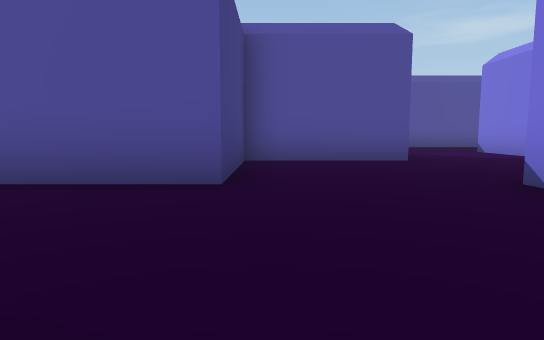
View 1 (above)

24 first-person views from a walk through a scene from a Unity 3-D project. The camera is 0.51 m above the floor, tilts 6° down and sees 75° across. The floor is counted in squares, 1 m on a side. Each view is taken from the middle of a square. On the plan, view 1 faces up. The plan holds only what a view shows up to about 9 squares ahead; the rest is blank. The place goes on beyond the plan.

View 2
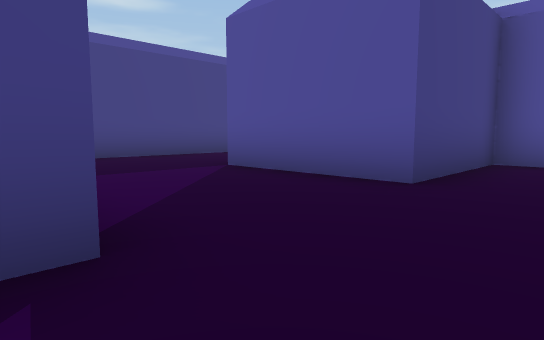

View 3
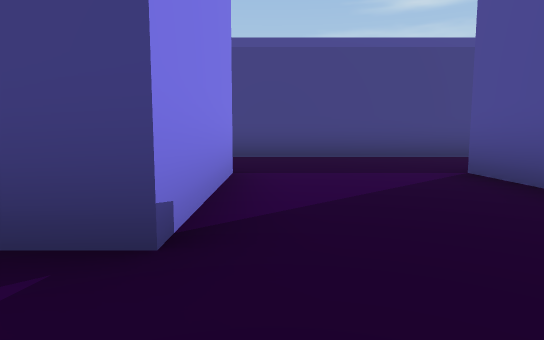

View 4
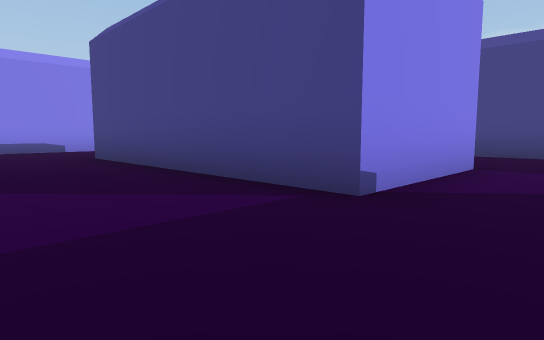

View 5
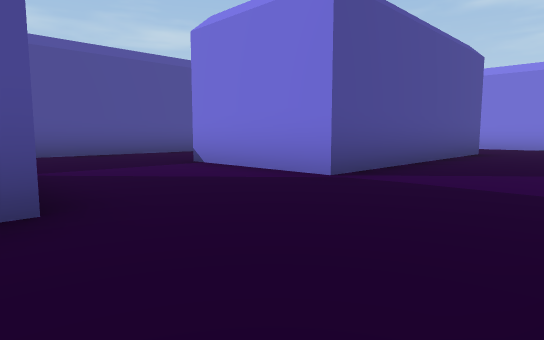

View 6
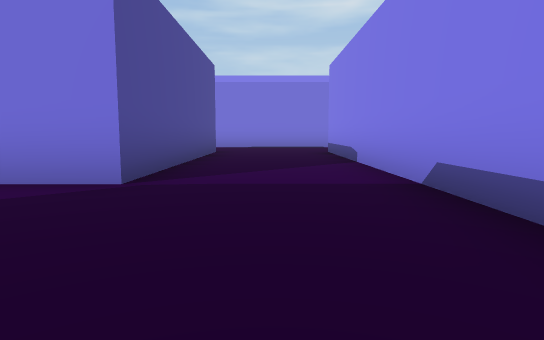

View 7
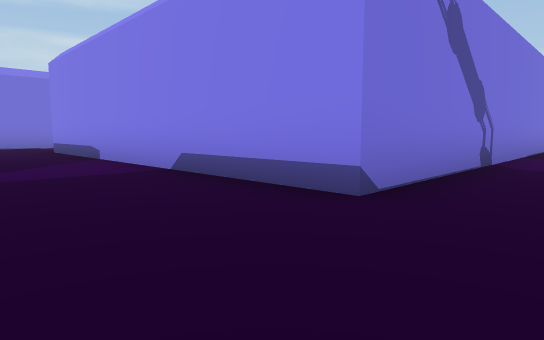

View 8
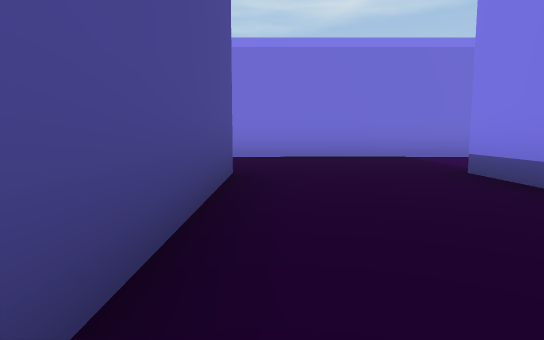

View 9
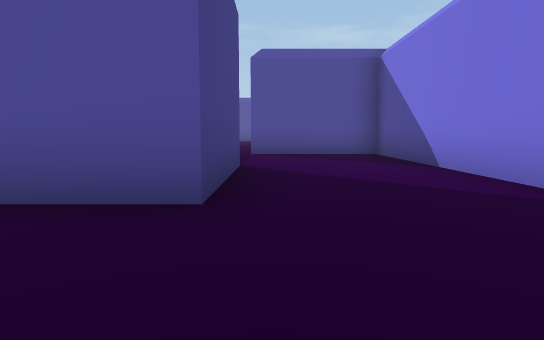

View 10
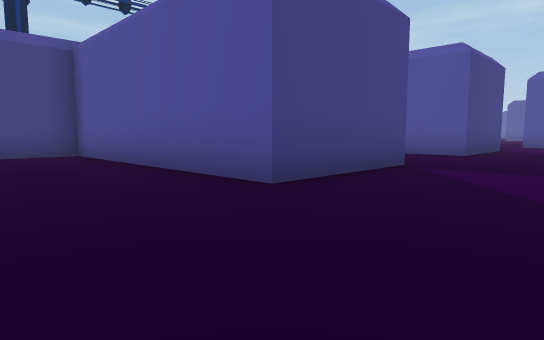

View 11
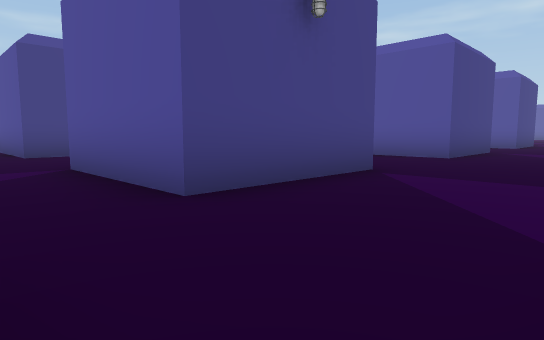

View 12
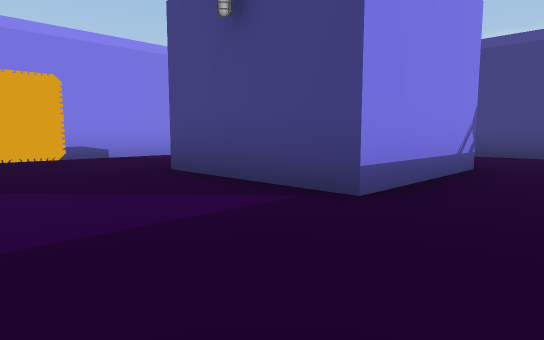

View 13
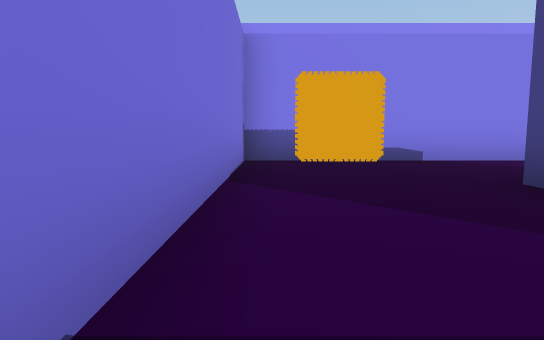

View 14
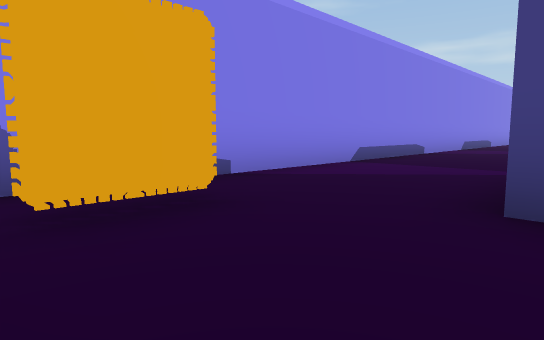

View 15
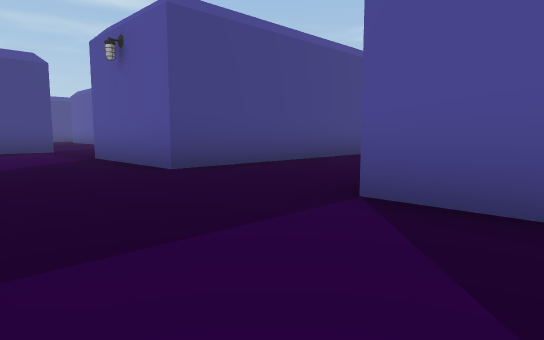

View 16
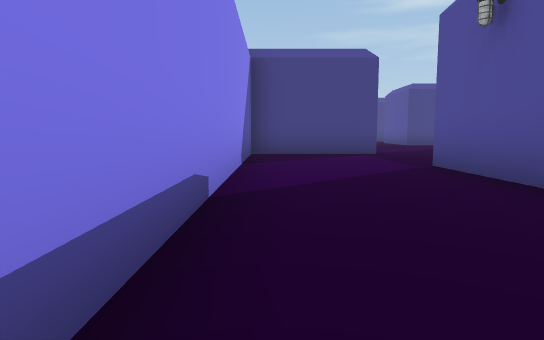

View 17
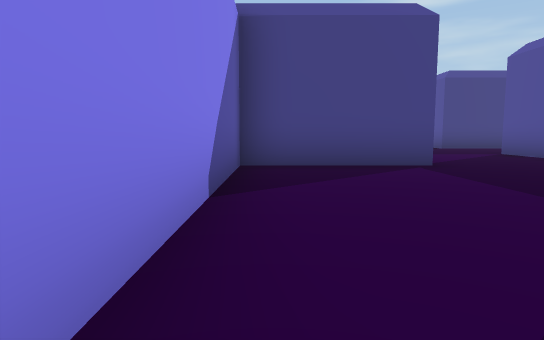

View 18
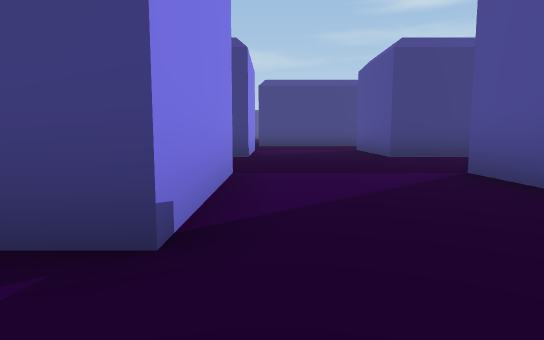

View 19
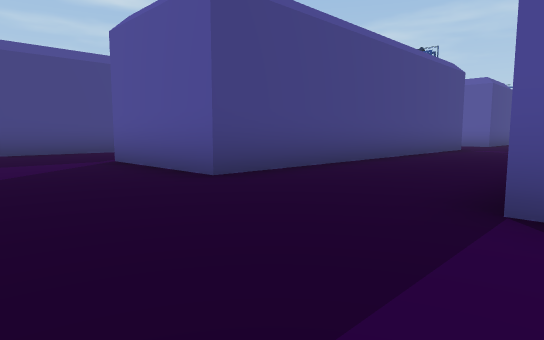

View 20
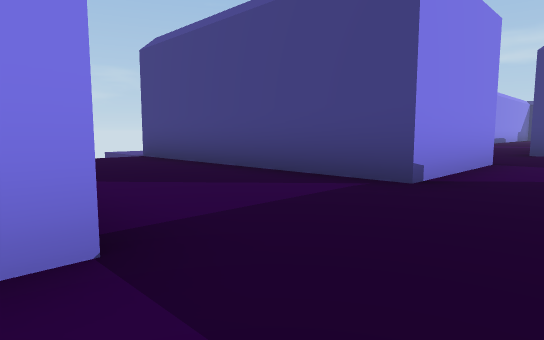

View 21
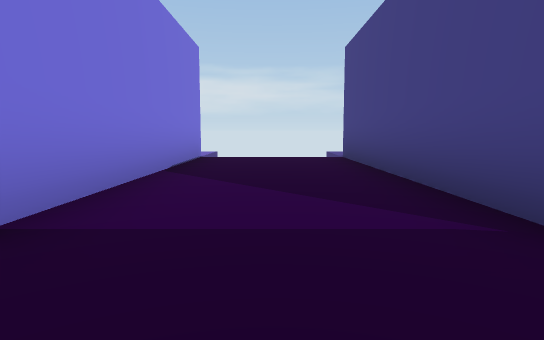

View 22
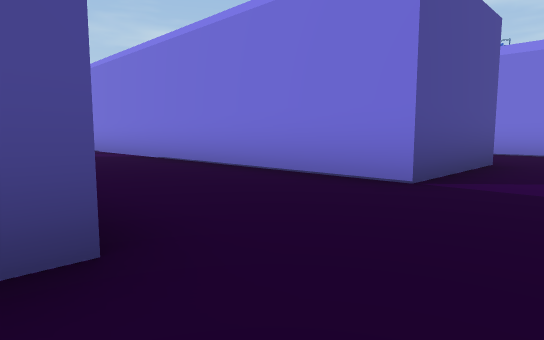

View 23
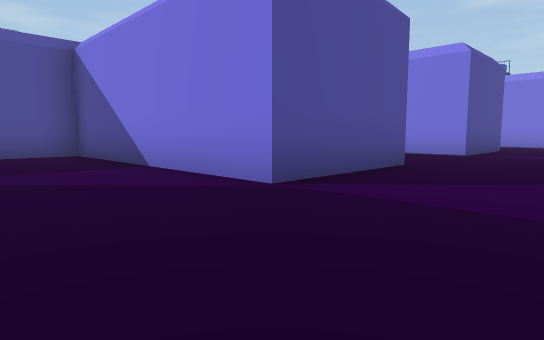

View 24
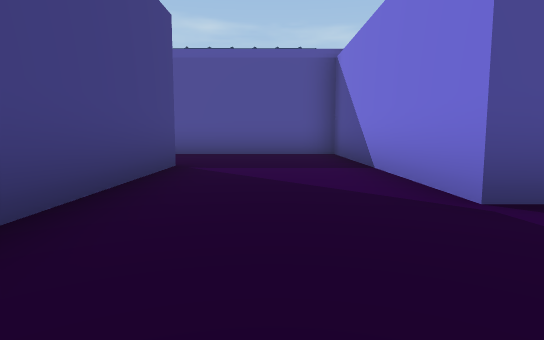

### Floor plan
Points are (right, up) in squares from view 1. A wall is a line through its corners. A room is listed if a view was taken in it or the views show most of it. See-through windows are left out.
Room 1 (views 1, 2, 3, 4, 5, 6, 7, 8, 9, 10, 11, 12, 13, 14, 15, 16, 17, 18, 19, 20, 21, 22, 23, 24)
walls: (-3.6, 0.5) (-0.5, 0.5) (-0.5, -5.5) (-3.5, -5.5); (-6.5, 5.4) (-6.5, -0.4); (-6.5, -2.5) (-9.5, -2.5) (-9.5, 5.4); (-3.5, -2.8) (-3.5, -1.8); (2.5, 3.5) (11.5, 3.5) (11.5, 0.5) (5.5, 0.5) (5.5, -5.5) (2.5, -5.5) (2.5, 3.5); (-12.5, 4.4) (-12.5, -2.5) (-15.5, -2.5) (-15.5, 3.5) (-19.4, 3.5); (-9.6, -5.5) (-6.5, -5.5) (-6.5, -8.5) (1.5, -8.5); (2.6, 6.5) (-0.5, 6.5) (-0.5, 3.5) (-3.5, 3.5); (-15.5, -5.5) (-12.5, -5.5) (-12.5, -11.5); (-18.5, 0.5) (-18.5, -3.8); (8.4, -2.5) (11.5, -2.5) (11.5, -5.5) (8.5, -5.5); (4.6, -8.5) (14.5, -8.5) (14.5, -2.5); (-9.5, -11.5) (-9.5, -5.9); (6.4, 12.5) (3.6, 12.5); (11.5, 9.5) (11.5, 6.5) (5.5, 6.5) (5.5, 9.5); (14.5, 1.8) (14.5, 12.5) (11.5, 12.5)
objects: other object (13, -7)

Positions as (right, up) in squares from view 1, and headings:
1: (0, 0), facing up
2: (1, 0), facing up-left
3: (1, 1), facing left
4: (2, 2), facing down-left
5: (2, 4), facing up-right
6: (2, 5), facing right
7: (1, 6), facing down-right
8: (7, 6), facing right
9: (12, 4), facing up
10: (14, -2), facing up-left
11: (14, -7), facing up-left
12: (14, -1), facing down-left
13: (14, -2), facing down
14: (14, -5), facing down-left
15: (4, -8), facing up-left
16: (2, -8), facing left
17: (-1, -8), facing left
18: (-5, -5), facing left
19: (-9, -5), facing up-left
20: (-9, -4), facing down-left
21: (-11, -4), facing down
22: (-13, -4), facing up-right
23: (-18, -5), facing up-right
24: (-17, -5), facing up
